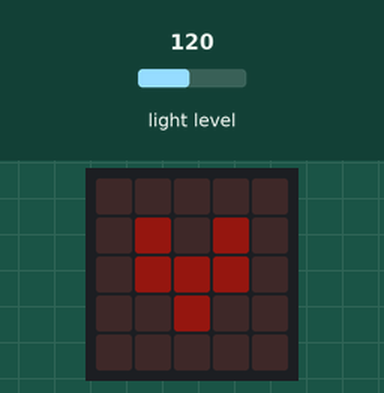
This program was run on a simulated BBC micro:bit (MakeCode). Shown: the board's 5×5 LED display. The inputs (shaded band) are chosen by the test bench; at power-on: light level 120. Dim RGB values are drawn brighter than linear.

Above: at 1.2 s.
1.3 s: light level set to 52
3.0 s: light level set to 46
At 4.3 s:
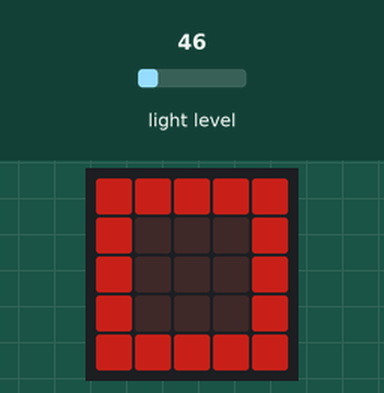
4.6 s: light level set to 17
6.1 s: light level set to 13
At 7.0 s:
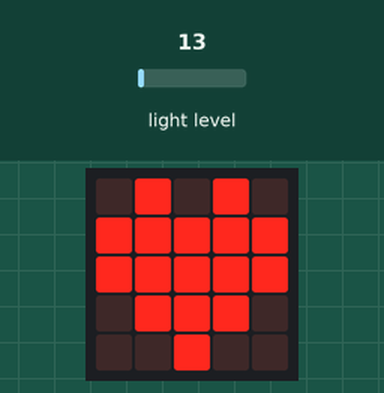
7.7 s: light level set to 64
At 9.2 s:
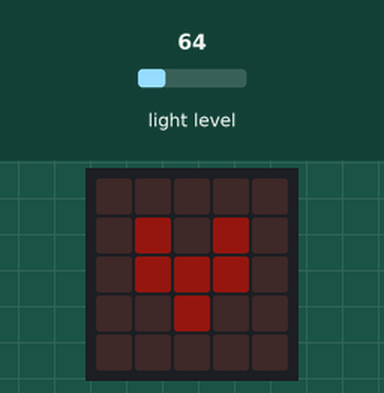
9.5 s: light level set to 5
At 10.6 s:
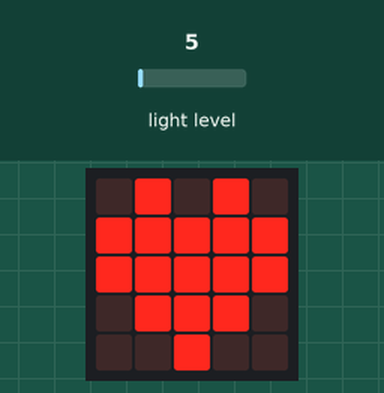
Timing chart, 0 to 12.4 s (numbered marks = the images above; inputs shaded):
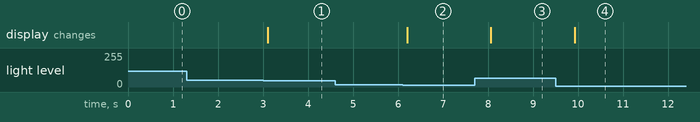

The program:

main.ts
```typescript
basic.forever(function () {
    if (input.lightLevel() < 15) {
        led.setBrightness(255)
        basic.showIcon(IconNames.Heart)
    } else {
        if (input.lightLevel() < 50) {
            led.setBrightness(100)
            basic.showIcon(IconNames.Square)
        } else {
            led.setBrightness(20)
            basic.showIcon(IconNames.SmallHeart)
        }
    }
})
```

test.ts
```typescript
// 테스트는 여기로 이동합니다; 이 패키지가 확장으로 사용될 때 컴파일되지 않을 것 입니다.
```

Measured:
- the behaviour switches between 50 and 49 on light level (found by bisection; images 0 and 1)
- the behaviour switches between 15 and 14 on light level (found by bisection; images 1 and 2)
- after the input at 1.3 s, every drawn part: stays the same
- after the input at 3.0 s, the display: changes after 0.10 s (image 1)
- after the input at 4.6 s, every drawn part: stays the same
- after the input at 6.1 s, the display: changes after 0.10 s (image 2)
- after the input at 7.7 s, the display: changes after 0.37 s (image 3)
- after the input at 9.5 s, the display: changes after 0.43 s (image 4)
